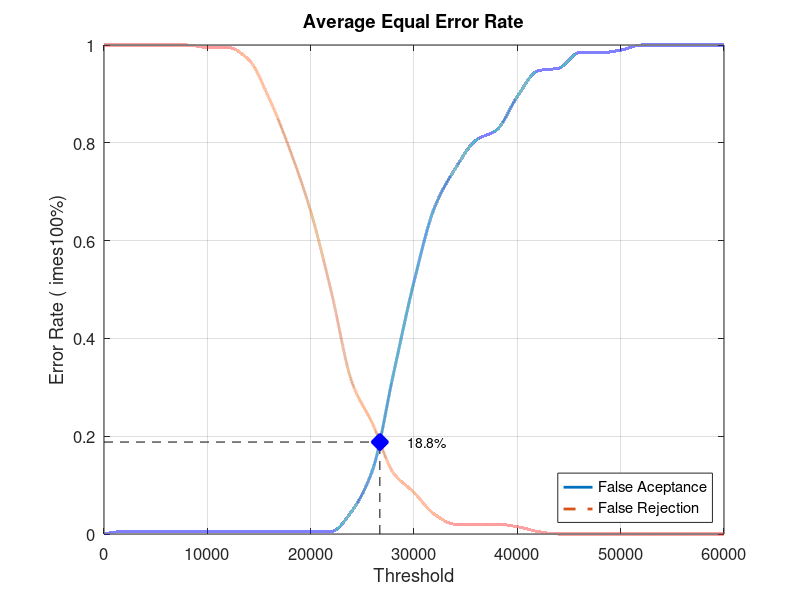
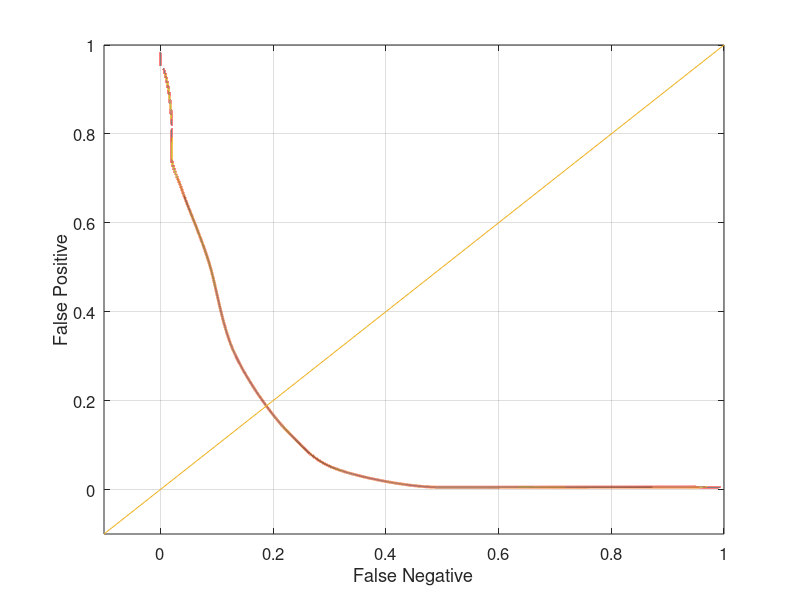

Reproduce these figures in MATLAB, in order.
close all;
clear;
clc;
x = 0:2000:60000;
xq = 0:0.5:60000;

y0 = [0 0.00526316 0.00526316 0.00526316 0.00526316 0.00526316 0.00526316 0.00526316 0.00526316 0.00526316 0.00526316 0.00526316 0.0473684 0.131579 0.326316 0.515789 0.668421 0.747368 0.805263 0.826316 0.894737 0.947368 0.952632 0.984211 0.984211 0.989474 1 1 1 1 1]
yy0 = interp1(x, y0, xq, 'pchip');
y1 = [1 1 1 1 1 0.995 0.995 0.97 0.89 0.785 0.66 0.495 0.31 0.225 0.125 0.085 0.04 0.02 0.02 0.02 0.015 0.005 0 0 0 0 0 0 0 0 0]
yy1 = interp1(x, y1, xq, 'pchip');

% Calculating EER: 
y2 = abs(y0 - y1);
find(y2 == min(y2))
yy2 = abs(yy0 - yy1);
xEER = find(yy2 == min(yy2));
xEERIndex = xq(xEER) % X-axis EER
yEER = yy0(xEER) % Y-axis EER

main = figure
plot(xq, yy0,'-','LineWidth', 2);	hold on
plot(xq, yy1,'--','LineWidth', 2);	hold on
plot([xEERIndex xEERIndex], [0 yEER], 'k--');	hold on
plot([0 xEERIndex], [yEER yEER], 'k--');	hold on
plot(xEERIndex, yEER, 'bx', 'LineWidth', 10);	hold on
text(xEERIndex + 10 * xEERIndex / 100, yEER, [num2str(round((10000 * yEER)) / 100) '%'])
legend('False Aceptance', 'False Rejection', 'Location', 'SouthEast')
xlabel('Threshold')
ylabel('Error Rate (	imes100%)')
title('Average Equal Error Rate')
set(gca, 'FontSize', 12)
axis([0 60000 0 1])
grid on

print(main, 'Database1_1Main', '-dpng');
FNRxFPR = figure('Color', [1 1 1]);
plot(yy1, yy0, '-', yy1, yy0, 'LineWidth', 2);
hold on
y = -0.1:0.1:1
plot(y, y); 
set(gca, 'FontSize', 12)
xlabel('False Negative')
ylabel('False Positive')
axis([-0.1 1 -0.1 1])
set(gca, 'FontSize', 12)
grid on

print(FNRxFPR, 'Database1_1FNRxFPR','-dpng');
